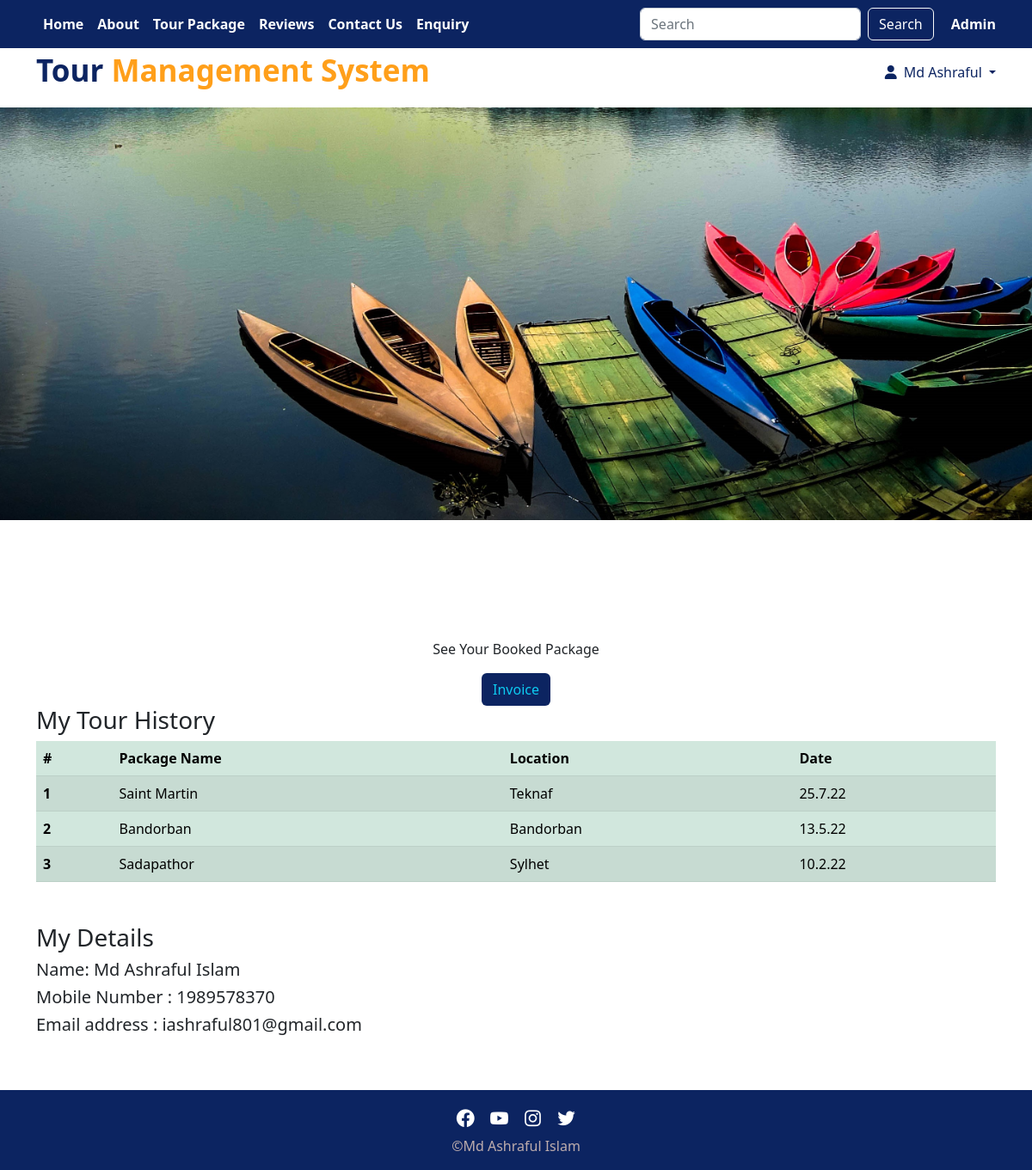
The app's page /profile.php (signed in) with its own data.
### tables this page shows
CREATE TABLE `user` (
  `user_id` int(100) NOT NULL,
  `first_name` varchar(100) NOT NULL,
  `last_name` varchar(100) NOT NULL,
  `mobile` int(11) NOT NULL,
  `email` varchar(100) NOT NULL,
  `password` varchar(100) NOT NULL
);

### function.php (called while the page is built, shortened)
<?php
function user_info(){
    global $conn;
    $userid = $_SESSION['user_id'];
    $sql = " SELECT * FROM user WHERE user_id=$userid";
    $rs = mysqli_query($conn,$sql);
    $data = mysqli_fetch_assoc($rs);
    return $data;
}
?>

### profile.php (the view, shortened to what this page needs)
<?php include_once("./header.php");?>
<?php
include("./db/connect-db.php");
include("./function.php");
$user_info= user_info();
?>
<div class="banner-package mb-5"> </div>
<div class="container">
<div class="container">
  <div class="row">
    <div class="col">
    <div class="text-center" style="margin-top: 90px;">
    <p>See Your Booked Package </p>
              <a href="invoice.php"><u class=" btn text-info">Invoice</u></a>
            </div>
    </div>
  </div>
</div>
<table class="table table-success table-striped">
  <thead>
    <h3>My Tour History</h3>
    <tr>
      <th scope="col">#</th>
      <th scope="col">Package Name</th>
      <th scope="col">Location</th>
      <th scope="col">Date</th>
    </tr>
  </thead>
  <tbody>
    <tr>
      <th scope="row">1</th>
      <td>Saint Martin</td>
      <td>Teknaf</td>
      <td>25.7.22</td>
    </tr>
    <tr>
      <th scope="row">2</th>
      <td>Bandorban</td>
      <td>Bandorban</td>
      <td>13.5.22</td>
    </tr>
    <tr>
      <th scope="row">3</th>
      <td>Sadapathor</td>
      <td>Sylhet</td>
      <td>10.2.22</td>
    </tr>
  </tbody>
</table>
</div>
<div class="container">
<div class="row  mt-5 mb-5">
        <div class="col-md-6 ">
        <h3>My Details</h3>
  <div class="form-group">
     <h5>Name: <?php echo $user_info['first_name'];?> <?php echo $user_info['last_name'];?></h5>
     <h5>Mobile Number : <?php echo $user_info['mobile'];?></h5>
     <h5>Email address : <?php echo $user_info['email'];?></p>
  </div>
</div>
</div>
</div>
<?php include_once("./footer.php");?>

### css/style.css (style rules this page uses)
.btn { background-color: #0c2461; color: #fff; }
.banner-package { background-image: url(../image/Kaptai.jpg); background-size: cover; background-position: center; min-height:60vh; }

### records on screen
user: first_name "Md Ashraful", last_name "Islam", mobile "1989578370", email "iashraful801@gmail.com"

### other values on screen
$_SESSION['first_name'] "Md Ashraful"
